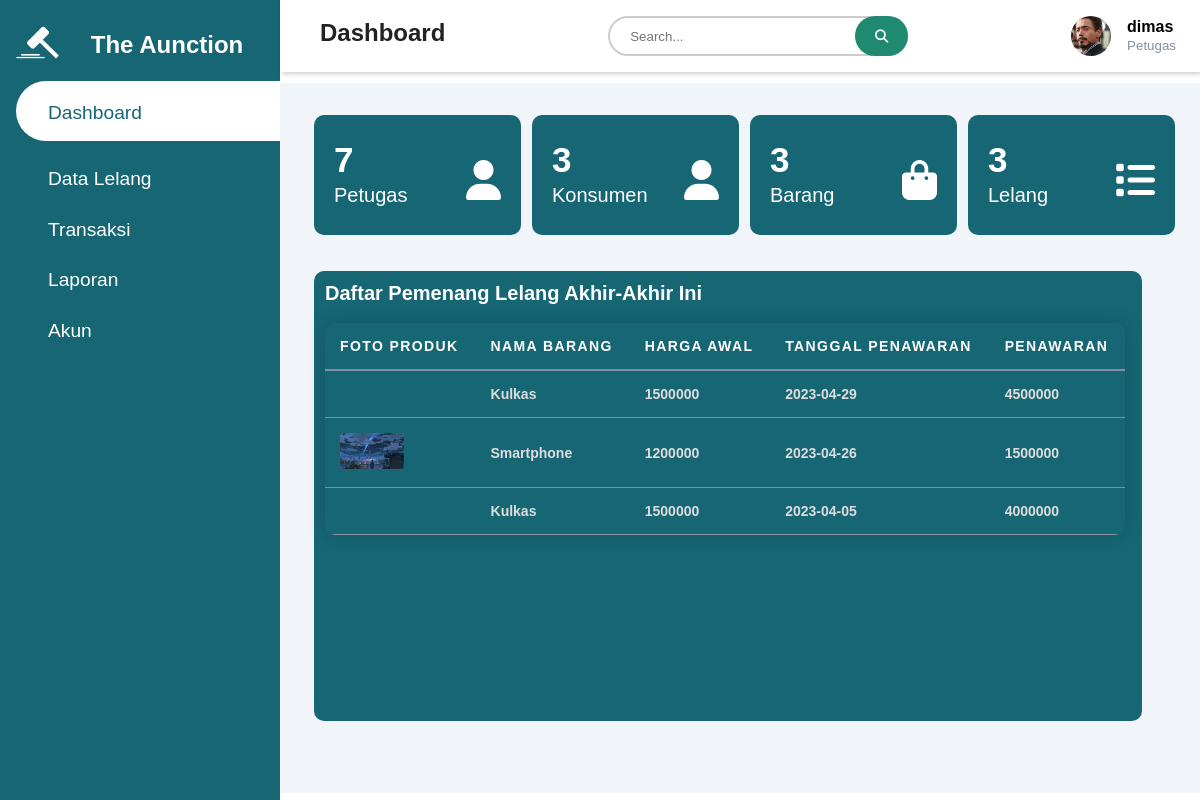
/petugas/petugaspage.php (signed in), run on the app's committed database.
### tables this page shows
CREATE TABLE `tpetugas` (
  `id_petugas` int(11) NOT NULL,
  `nama_petugas` varchar(50) NOT NULL,
  `username` varchar(25) NOT NULL,
  `password` varchar(25) NOT NULL,
  `id_level` int(11) NOT NULL,
  `gambar` varchar(50) NOT NULL
);

CREATE TABLE `thistori_lelang` (
  `id_histori` int(11) NOT NULL,
  `id_lelang` int(11) NOT NULL,
  `id_barang` int(11) NOT NULL,
  `id_user` int(11) NOT NULL,
  `tanggal_penawaran` date DEFAULT curdate(),
  `penawaran_harga` int(11) NOT NULL
);

CREATE TABLE `tbarang` (
  `id_barang` int(11) NOT NULL,
  `nama_barang` varchar(25) NOT NULL,
  `tanggal` date NOT NULL,
  `harga_awal` int(20) NOT NULL,
  `deskripsi_barang` text NOT NULL,
  `gambar_barang` varchar(50) NOT NULL
);

### petugas/petugaspage.php (the view, shortened to what this page needs)
<?php
require '../php/koneksi.php';
if (isset($_SESSION['login'])) {
    $id_petugas = $_SESSION['id_petugas'];
    $query = "SELECT * FROM tpetugas WHERE id_petugas='$id_petugas'";
    $a = mysqli_query($koneksi, $query);
    $data = mysqli_fetch_array($a);
    $d1 = $data['username'];
} else {
    header("location:../../php/page/loginpetugas.php");
}
?>
<!DOCTYPE html>
<html lang="en">
<head>
    <link rel="stylesheet"
        href="https://maxst.icons8.com/vue-static/landings/line-awesome/line-awesome/1.3.0/css/line-awesome.min.css">
    <link rel="stylesheet" href="https://cdnjs.cloudflare.com/ajax/libs/font-awesome/6.4.0/css/all.min.css"
 />
    <link rel="stylesheet" href="../assets/css/test.css">
</head>
<body>
    <div class="sidebar">
        <div class="sidebar-brand">
            <h1>
                <img src="../assets/img/LELANG6.png" alt="" width="70px" height="70px">
                <h2>The Aunction</h2>
            </h1>
        </div>
        <div class="sidebar-menu">
            <ul>
                <li>
                    <a href="page/dashboard_petugas.php" class="active"><span class="las la-igloo"></span>
                        <span>Dashboard</span></a>
                </li>
            </ul>
            <ul>
                <li>
                    <a href="page/datalelangpetugas.php"><span class="las la-clipboard-list"></span>
                        <span>Data Lelang</span></a>
                </li>
            </ul>
            <ul>
                <li>
                    <a href="page/datatransaksi.php"><span class="las la-clipboard-list"></span>
                        <span>Transaksi</span></a>
                </li>
            </ul>
            <ul>
                <li>
                    <a href="page/laporan_petugas.php"><span class="las la-clipboard-list"></span>
                        <span>Laporan</span></a>
                </li>
            </ul>
            <ul>
                <li>
                    <a href="page/akun_petugas.php"><span class="las la-user-circle"></span>
                        <span>Akun</span></a>
                </li>
            </ul>
        </div>
    </div>
    <div class="main-content">
        <header>
            <h2>
                <label for="nav-toggle">
                    <span class="las la-bars"></span>
                </label>
                Dashboard
            </h2>
            <div class="search-box">
                <form action="" method="POST">
                    <input type="text" name="search" placeholder="Search...">
                    <button type="submit" name="submit-search"><i class="fa fa-search"></i></button>
                </form>
            </div>
            <div class="user-wrapper">
                <img src="../assets/img/<?= $data['gambar'] ?>" width="40px" height="40px" alt="">
                <div>
                    <h4>
                        <?= $d1 ?>
                    </h4>
                    <small>Petugas</small>
                </div>
            </div>
        </header>
        <main>
            <?php
            include '../php/koneksi.php';
            $data1 = mysqli_query($koneksi, "SELECT COUNT(*)FROM tpetugas");
            $d1 = mysqli_fetch_array($data1);
            $data2 = mysqli_query($koneksi, "SELECT COUNT(*)FROM tkonsumen");
            $d2 = mysqli_fetch_array($data2);
            $data3 = mysqli_query($koneksi, "SELECT COUNT(*)FROM tbarang");
            $d3 = mysqli_fetch_array($data3);
            $data4 = mysqli_query($koneksi, "SELECT COUNT(*)FROM tlelang");
            $d4 = mysqli_fetch_array($data4);
            ?>
            <div class="col-div-3">
                <div class="box">
                    <p>
                        <?= $d1['COUNT(*)']; ?><br /><span>Petugas</span>
                    </p>
                    <i class="fa fa-user box-icon"></i>
                </div>
            </div>
            <div class="col-div-3">
                <div class="box">
                    <p>
                        <?= $d2['COUNT(*)']; ?><br /><span>Konsumen</span>
                    </p>
                    <i class="fa fa-user box-icon"></i>
                </div>
            </div>
            <div class="col-div-3">
                <div class="box">
                    <p>
                        <?= $d3['COUNT(*)']; ?><br /><span>Barang</span>
                    </p>
                    <i class="fa fa-shopping-bag box-icon"></i>
                </div>
            </div>
            <div class="col-div-3">
                <div class="box">
                    <p>
                        <?= $d4['COUNT(*)']; ?><br /><span>Lelang</span>
                    </p>
                    <i class="fa fa-list box-icon"></i>
                </div>
            </div>
            <br /><br />
            <div class="col-div-8">
                <div class="box-8">
                    <div class="content-box">
                        <h2>Daftar Pemenang Lelang Akhir-Akhir Ini</h2>
                        <br />
                        <table id="table-dashboard">
                            <tr>
                                <th id="table-dashboard-th">Foto Produk</th>
                                <th id="table-dashboard-th">Nama Barang</th>
                                <th id="table-dashboard-th">Harga Awal</th>
                                <th id="table-dashboard-th">Tanggal Penawaran</th>
                                <th id="table-dashboard-th">Penawaran</th>
                            </tr>
                            <?php
                            include '../php/koneksi.php';
                            $data5 = mysqli_query($koneksi, "SELECT * FROM `thistori_lelang` INNER JOIN tbarang on thistori_lelang.id_barang=tbarang.id_barang ORDER BY tanggal_penawaran DESC LIMIT 3
                            ");
                            while ($d5 = mysqli_fetch_array($data5)) {
                                ?>
                            <tr>
                                <td id="table-dashboard-td">
                                    <img src="../assets/img/<?= $d5['gambar_barang']; ?>" alt="" width="64px"
                                        height="auto">
                                </td>
                                <td id="table-dashboard-td">
                                    <?= $d5['nama_barang']; ?>
                                </td>
                                <td id="table-dashboard-td">
                                    <?= $d5['harga_awal']; ?>
                                </td>
                                <td id="table-dashboard-td">
                                    <?= $d5['tanggal_penawaran']; ?>
                                </td>
                                <td id="table-dashboard-td">
                                    <?= $d5['penawaran_harga']; ?>
                                </td>
                            </tr>
                            <?php
                            }
                            ?>
                        </table>
                    </div>
                </div>
            </div>
    </div>
</body>
</html>

### assets/css/test.css (style rules this page uses)
:root { --main-color: #166674; --color-dark: #1D2231; --text-grey: #8390A2; }
* { padding: 0; margin: 0; box-sizing: border-box; list-style-type: none; text-decoration: none; font-family: 'Poppins', sans-serif; }
.sidebar { width: 280px; position: fixed; left: 0; top: 0; height: 100%; background: var(--main-color); z-index: 100%; transition: widht 300ms; overflow: hidden; }
.sidebar-brand { height: 55px; padding-left: 1rem 0rem 1rem 2rem; display: flex; margin-top: 10px; }
.sidebar-brand h1 img { padding-left: 5px; width: 70px; height: auto; }
.sidebar-brand h2 { padding: 1.3rem; color: #fff; }
.sidebar-menu { margin-top: 1rem; }
.sidebar-menu li { width: 100%; margin-bottom: 1.4rem; padding-left: 1rem; }
.sidebar-menu a { padding-left: 1rem; display: block; color: #fff; font-size: 1.2rem; }
.sidebar-menu a.active { background: #fff; padding-top: 1rem; padding-bottom: 1rem; color: var(--main-color); border-radius: 30px 0px 0px 30px; transition: 3s; }
.sidebar-menu a span:first-child { font-size: 1.5rem; padding-right: 1rem; }
.main-content { margin-left: 280px; }
header { background: #fff; display: flex; justify-content: space-between; padding: 1rem 1.5rem; box-shadow: 2px 2px 5px rgba(0, 0, 0, 0.2); position: fixed; left: 280px; width: calc(100% - 280px); top: 0; z-index: 100; transition: left 300ms; }
header h2 { color: #222; }
header label span { font-size: 1.7rem; padding-right: 1rem; }
.search-box { position: relative; width: 300px; height: 40px; }
.search-box input[type="text"] { width: 300px; height: 40px; padding: 10px 20px; box-sizing: border-box; border: none; border: 2px solid #ccc; border-radius: 20px; }
.search-box button[type="submit"] { position: absolute; right: 0; height: 40px; padding: 12px 20px; background-color: #1F8A70; color: white; border: none; border-radius: 20px; cursor: pointer; }
.user-wrapper { display: flex; align-items: center; }
.user-wrapper img { border-radius: 50%; margin-right: 1rem; object-fit: cover; }
.user-wrapper h4 { margin-bottom: 0rem !important; }
.user-wrapper small { display: inline-block; color: var(--text-grey); }
main { margin-top: 65px; padding: 2rem 1.5rem; background: #f1f5f9; min-height: calc(100vh - 90px); width: 100%; position: relative; }
.col-div-3 { width: 25%; float: left; }
.box { width: 95%; height: 120px; background-color: #166674; margin-left: 10px; padding: 10px; border-radius: 10px; }
.box p { font-size: 35px; color: white; font-weight: bold; line-height: 30px; padding-left: 10px; margin-top: 20px; display: inline-block; }
.box p span { font-size: 20px; font-weight: 400; color: #fff; }
.box-icon { font-size: 40px !important; float: right; margin-top: 35px !important; color: #fff; padding-right: 10px; }
.col-div-8 { width: 100%; float: left; }
.box-8, .box-4 { width: 95%; background-color: #166674; height: 450px; border-radius: 10px; }
.box-8 { margin-left: 10px; }
.content-box { padding: 11px; }
.content-box h2 { margin: 0px; font-size: 20px; color: #fff; }
#table-dashboard { font-family: arial, sans-serif; border-collapse: collapse; width: 100%; background-color: #166674; margin-left: 0px; margin-top: 0px; }
#table-dashboard-td, #table-dashboard-th { text-align: left; padding: 15px; color: #ddd; border-bottom: 1px solid #8390A2; }
#table-dashboard-th { background-color: #166674; color: #fff; font-weight: 600; text-transform: uppercase; letter-spacing: 0.1em; border: none; border-bottom: 2px solid #8390A2; }
#table-dashboard tr:nth-child(even) { background-color: #166674; }
#table-transaksi th, td { padding: 12px; text-align: left; vertical-align: middle; font-weight: bold; }
table { border-collapse: collapse; width: 100%; max-width: 800px; margin-left: 10px; background-color: #fff; color: #333; font-size: 14px; font-weight: 400; text-align: left; border-radius: 10px; overflow: hidden; box-shadow: 0 0 20px rgba(0, 0, 0, 0.15); }
th, td { padding: 12px; text-align: left; vertical-align: middle; }
th { background-color: #333; color: #fff; font-weight: 600; text-transform: uppercase; letter-spacing: 0.1em; border-bottom: 2px solid #111; }
tr:nth-child(even) { background-color: #f8f8f8; }

### data on the page
tpetugas: gambar (picture), username "dimas"
thistori_lelang: id_barang.nama_barang "Kulkas", id_barang.harga_awal "1500000", tanggal_penawaran "2023-04-29", penawaran_harga "4500000"
thistori_lelang: id_barang.gambar_barang (picture), id_barang.nama_barang "Smartphone", id_barang.harga_awal "1200000", tanggal_penawaran "2023-04-26", penawaran_harga "1500000"
thistori_lelang: id_barang.nama_barang "Kulkas", id_barang.harga_awal "1500000", tanggal_penawaran "2023-04-05", penawaran_harga "4000000"

### other printed values
$d1['COUNT(*)'] "7"
$d2['COUNT(*)'] "3"
$d3['COUNT(*)'] "3"
$d4['COUNT(*)'] "3"
